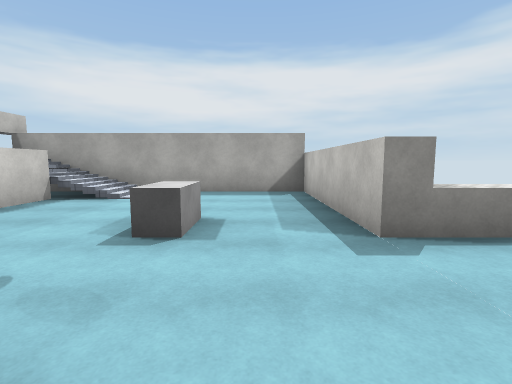
View 1 (above)

16 first-person views from a walk through a scene from a Unity 3-D project. The camera is 1.5 m above the floor, tilts 6° down and sees 85° across. The floor is counted in squares, 2 m on a side. Each view is taken from the middle of a square. On the plan, view 1 faces up. The plan holds only what a view shows up to about 10 squares ahead; the rest is blank. The place goes on beyond the plan. The player is left out. Door leaves are left out, so doorways stand open. Surface patterns are stand-ins for the level's own textures.

View 2
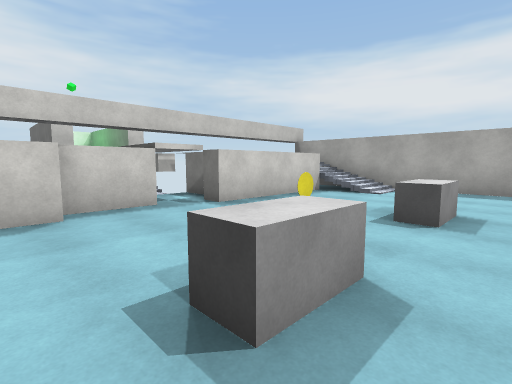

View 3
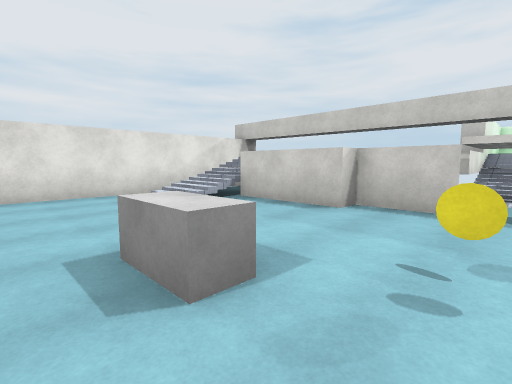

View 4
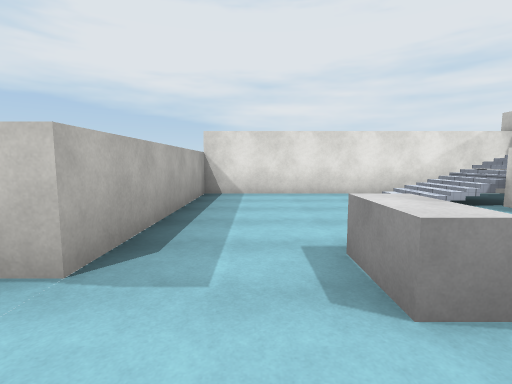

View 5
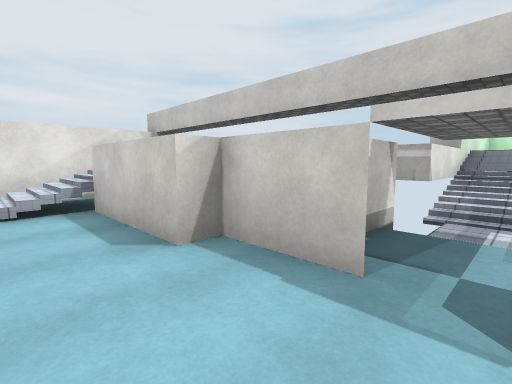

View 6
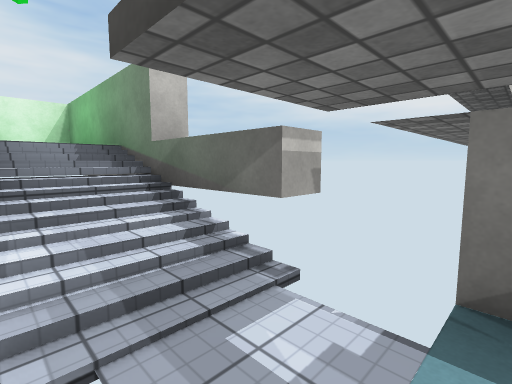

View 7
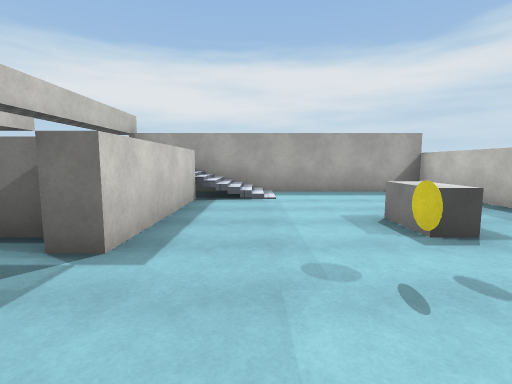

View 8
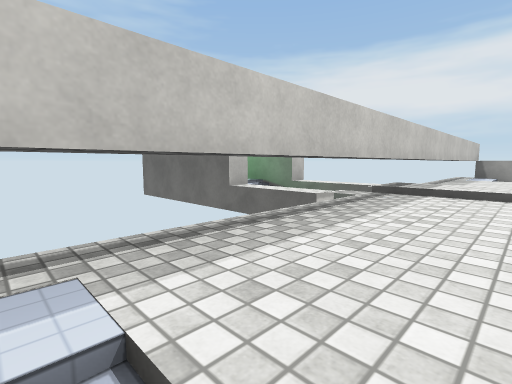

View 9
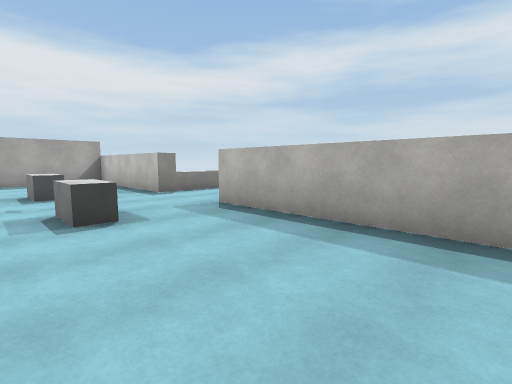

View 10
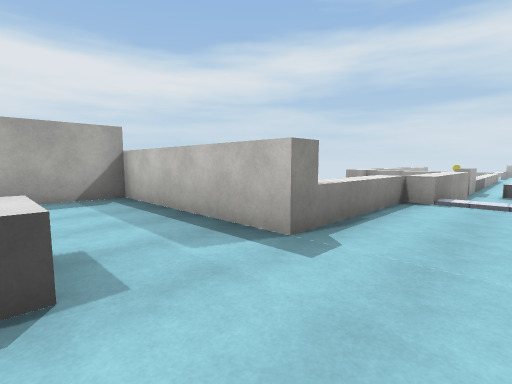

View 11
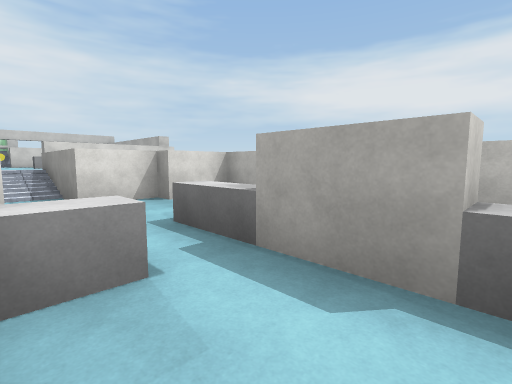

View 12
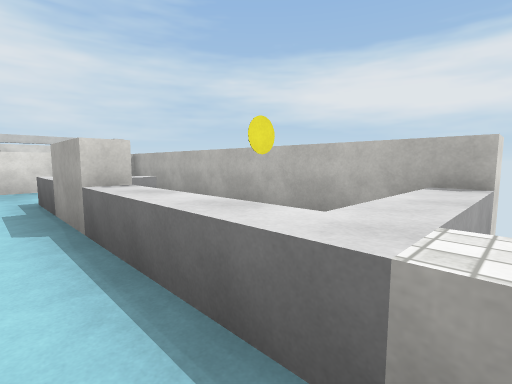

View 13
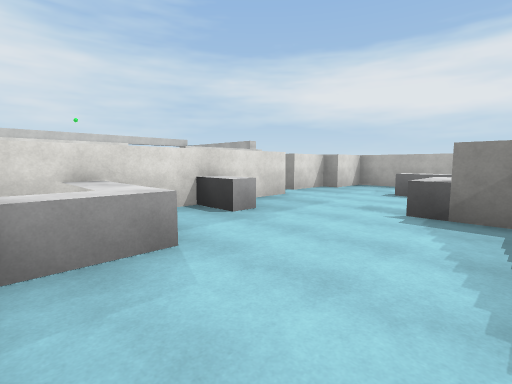

View 14
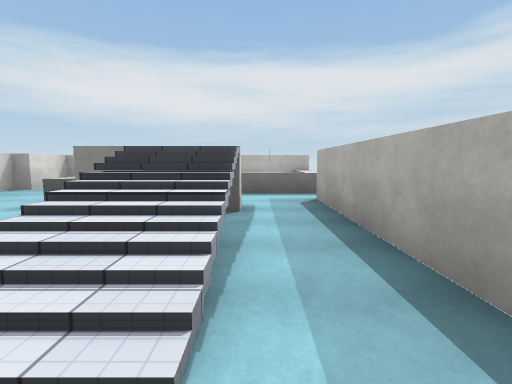

View 15
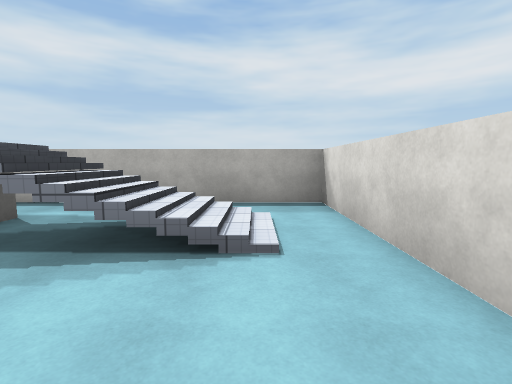

View 16
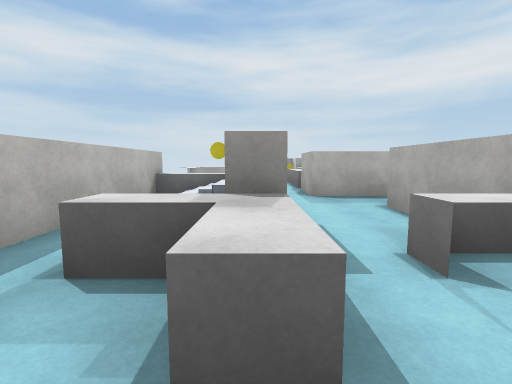

### Floor plan
Key: @ floor where view 1 was taken; # wall or solid block; . main floor; : floor 0.25 m higher than the main floor; - floor 0.5 m lower than the main floor; + floor 1 m higher than the main floor; _ floor 1 m lower than the main floor; * floor 2 m higher than the main floor; / step, stairs or slope; D open door; = window, fence, low wall or low ledge; ^ raised ledge; Y yellow disc.
Columns run from 13 left of view 1 to 20 right of it. Each row starts with its distance up from view 1.
  8       #=########
  7       #*///....#
  6       #*///....#     ####  ###
  5        ^#......#     #___DD  _
  4        ##......#     #___^  -/
  3 ####^^###...^..^^^^^##__^^#....
  2    ///..DD.Y......://__________D^^
  1 ####^^#.#D........:// #__^____#
  0       #**...^@.^      #____+__#
 -1       #**......#      ^____/__#
 -2       #**......#     #_____/__#
 -3       #*///....#      ^^___/__#
 -4       #////....#      #=______#
 -5       #=########         ######

Positions as (right, up) in squares from view 1, and headings:
1: (0, 0), facing up
2: (0, -1), facing up-left
3: (0, 2), facing down-left
4: (0, 2), facing down
5: (-3, 2), facing down-left
6: (-6, 1), facing up-left
7: (-3, 0), facing up
8: (-5, -3), facing up-left
9: (-2, -4), facing up-right
10: (-1, 1), facing up-right
11: (14, 1), facing up-left
12: (17, 2), facing up-left
13: (13, -4), facing up-left
14: (15, -4), facing up
15: (11, -3), facing right
16: (10, 3), facing right
